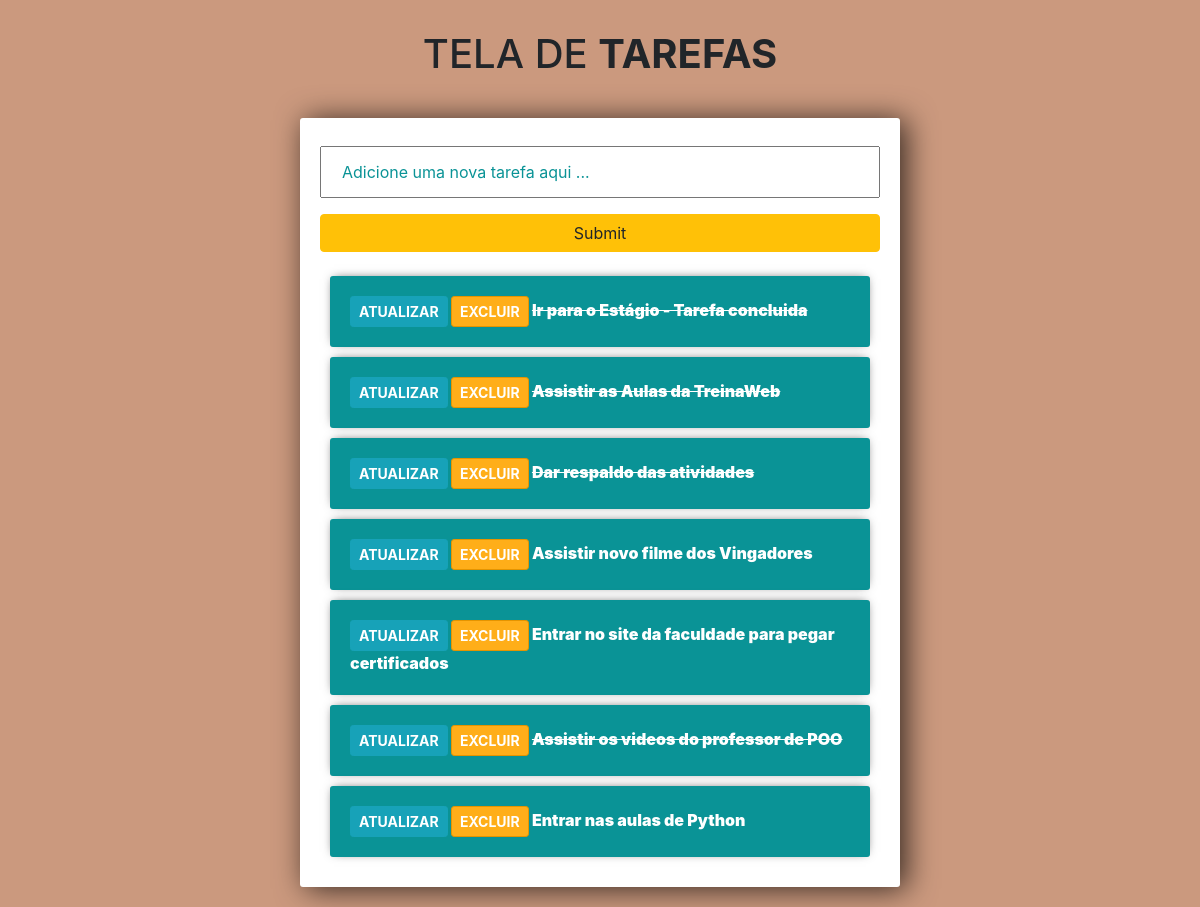
The page / on the database its author committed.
### tarefas/models.py (models this page shows)
class Tarefa(models.Model):
    titulo = models.CharField(max_length=200)
    completo = models.BooleanField(default=False) #não será completado
    criado = models.DateTimeField(auto_now_add=True)
    def __str__(self):
        return self.titulo

### tarefas/views.py (the view)
# urls.py: path('', views.index, name='lista'),
def index(request):
    tarefas = Tarefa.objects.all()
    form = TarefaForm()
    if request.method =='POST':
        form = TarefaForm(request.POST) #salvando o formulario de tarefas
        if form.is_valid():
            form.save()
        return redirect('/')
    context = {'tarefas':tarefas, 'form':form}
    return render(request, 'tarefas/lista.html', context)

### tarefas/forms.py
class TarefaForm(forms.ModelForm):
    titulo = forms.CharField(widget=forms.TextInput(attrs={'placeholder':'Adicione uma nova tarefa aqui ...'}))
    class Meta:
        model = Tarefa
        fields = '__all__'

### tarefas/templates/tarefas/lista.html (shortened to what this page needs)
<link rel="stylesheet" href="https://stackpath.bootstrapcdn.com/bootstrap/4.3.1/css/bootstrap.min.css">
<h1>TELA DE <strong>TAREFAS<strong></h1>
<div class="center-column">
    <form method='POST' action="/">
        {{form.titulo}}
        <input class="btn btn-warning" type="submit" name="Criar Tarefa">
    </form>
    {% for tarefa in tarefas %}
        <div class="item-row">
            <a class="btn btn-sm btn-info" href="{% url 'atualizar' tarefa.id %}"> <b>ATUALIZAR</b></a>
            <a class="btn btn-sm btn-danger" href="{% url 'deletar' tarefa.id %}"> <b>EXCLUIR</b></a>
            {% if tarefa.completo == True %}
            <strike>{{ tarefa }}</strike>
            {% else %}
            <span>{{ tarefa }}</span>
            {% endif %}
        </div>
    {% endfor %}
        </div>

### tarefas/templates/tarefas/lista.html (style rules this page uses)
h1 { text-align: center; padding-top: 30px; padding-bottom: 20px; }
input { width: 100%; padding: 12px 20px; margin: 8px 0; box-sizing: border-box; }
input::placeholder { color: #0a9396; }
.center-column { width:600px; margin: 20px auto; padding:20px; background-color: #fff; border-radius: 3px; box-shadow: 6px 2px 30px 0px rgba(0,0,0,0.75); }
.item-row { background-color: #0a9396; margin: 10px; padding: 20px; border-radius: 3px; color: #fff; font-size: 16px; box-shadow: 0px -1px 10px -4px rgba(0,0,0,0.75); }
.btn-danger { background-color: #ffae19; border-color: #e59400; }

### rows shown on the page
Tarefa: titulo "Ir para o Estágio - Tarefa concluida"
Tarefa: titulo "Assistir as Aulas da TreinaWeb"
Tarefa: titulo "Dar respaldo das atividades"
Tarefa: titulo "Assistir novo filme dos Vingadores"
Tarefa: titulo "Entrar no site da faculdade para pegar certificados"
Tarefa: titulo "Assistir os videos do professor de POO"
Tarefa: titulo "Entrar nas aulas de Python"
